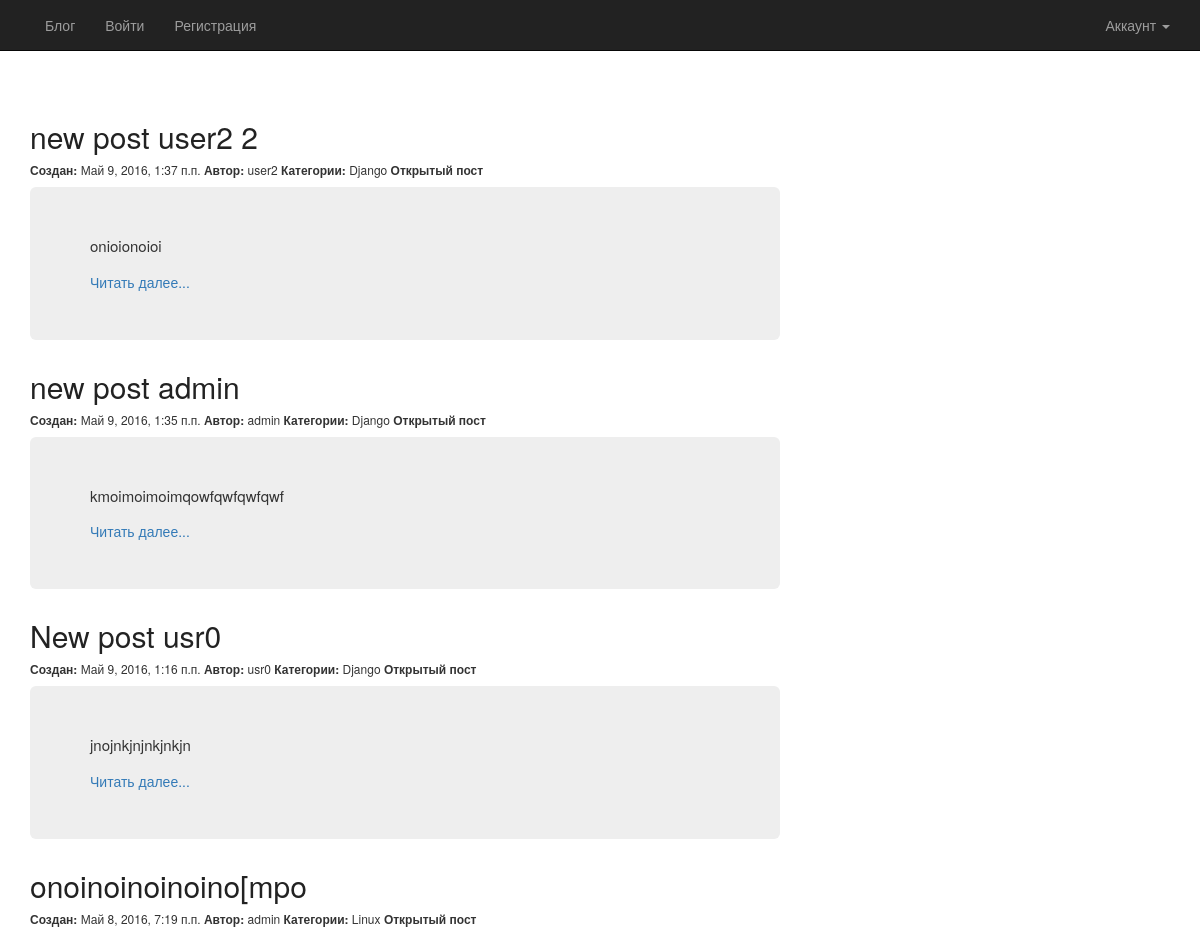
/ (upper part), run on an earlier commit of the app's database.
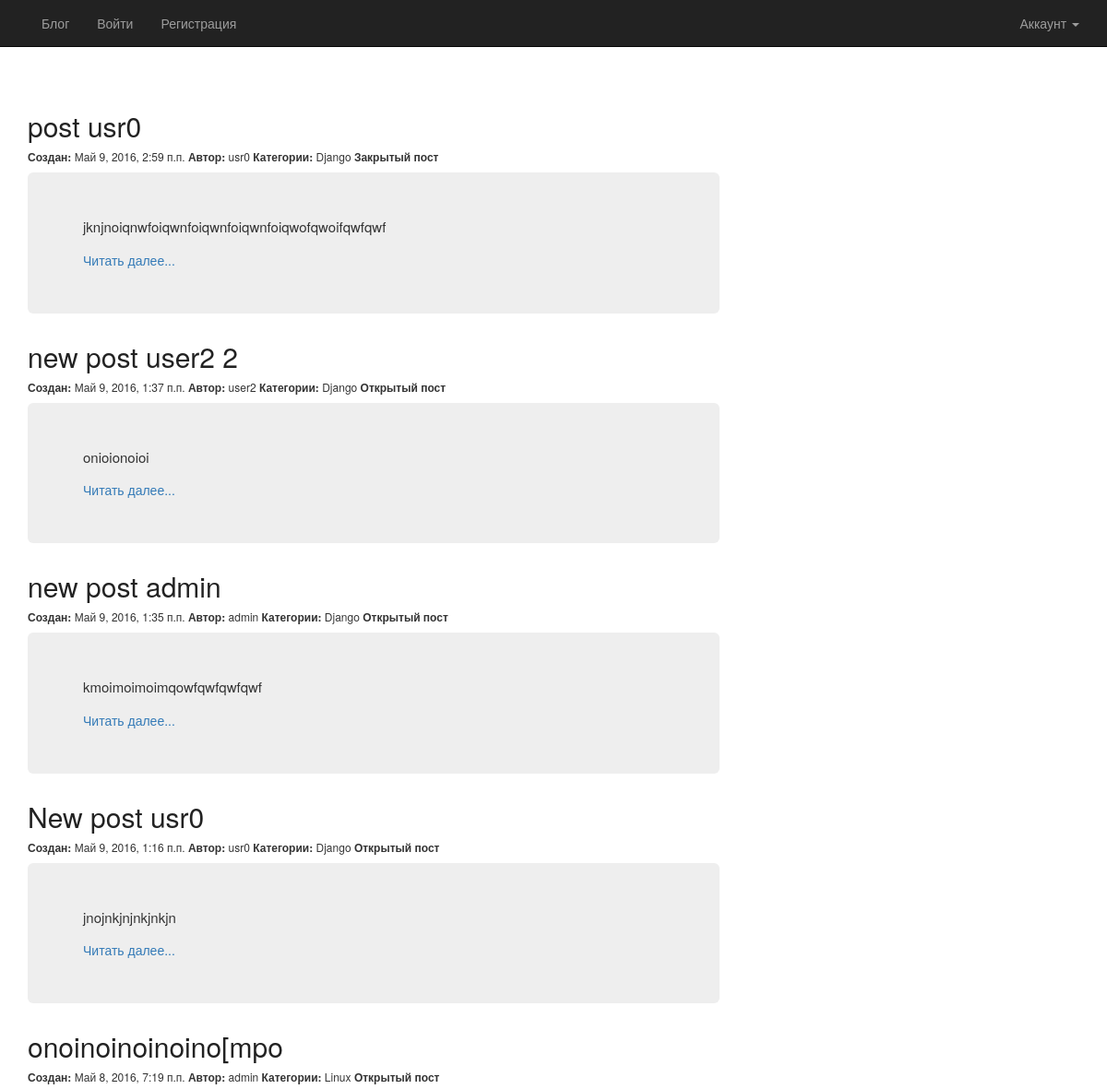
And on a later commit of the database.
### blog/models.py (models this page shows, shortened)
class Article(models.Model):
    article_title = models.CharField(max_length=100)
    article_text = models.TextField()
    article_date_create = models.DateTimeField(default=timezone.now)
    article_date_modify = models.DateTimeField(default=timezone.now)
    article_access = models.BooleanField(default=True)
    article_autor = models.ForeignKey(User)
    article_tag = models.ManyToManyField(Tags)
    article_count = models.ManyToManyField('CountArticle')

class Tags(models.Model):
    tags_name = models.CharField(max_length=50)
    def __str__(self):
        return self.tags_name

### blog/views.py (the view)
# urls.py: url(r'^$', views.HomeView.as_view(), name='home'),
class HomeView(generic.ListView):
    template_name = 'blog/home.html'
    context_object_name = 'post_blog'
    def get_queryset(self):
        return Article.objects.order_by('-article_date_create').all()

### blog/context_processors.py (called while the page is built, shortened)
def total_count(request):
    return {}

### blog/templates/blog/home.html (shortened to what this page needs)
{% load staticfiles %}
<!DOCTYPE html>
<html lang="ru">
<head>
    {% block load_css %}
      <link href="{% static 'blog/css/bootstrap.css' %}" rel="stylesheet">
      <link rel="stylesheet" type="text/css" href="{% static 'blog/style.css' %}">
    {% endblock load_css %}
</head>
<body>
  {% block header %}
    <div class="container-fluit">
      <div class="row">
        <div class="navbar navbar-inverse navbar-fixed-top">
          <div class="container">
            <ul class="nav navbar-nav navbar-right">
              <li class="dropdown">
                <a class="dropdown-toggle" data-toggle="dropdown" role="button" aria-expanded="false">Аккаунт <span class="caret"></span></a>
              </li>
            </ul>
            <div class="collapse navbar-collapse">
              <ul class="nav navbar-nav">
                <li><a href="{% url 'blog:home' %}">Блог</a></li>
                {% if request.user.is_authenticated %}
                  <li><a href="{% url 'blog:edit' %}">Мои посты</a></li>
                  <li><a href="{% url 'blog:newpost' %}">Новый пост</a></li>
                  <li><a href="{% url 'blog:logout' %}">Выйти</a></li>
                {% else %}
                  <li><a href="{% url 'blog:login' %}">Войти</a></li>
                  <li><a href="{% url 'blog:reg' %}">Регистрация</a></li>
                {% endif %}
              </ul>
            </div>
          </div>
        </div>
      </div>
    </div>
  {% endblock header %}
  {% block post %}
    {% if post_blog %}
      <div class="container blog-post">
        <div class="row">
          <div class="col-lg-8 col-md-8">
            {% for x in post_blog %}
              <div>
                <h2 class="article-title">
                  <a class="article-title" href="{% url 'blog:full' x.id %}"> {{ x.article_title }} </a>
                </h2>
              </div>
              <h6>
                <b>Создан:</b> {{ x.article_date_create }}
                <b>Автор:</b> {{ x.article_autor }}
                <b>Категории:</b>
                {% for tag in x.article_tag.all %}
                  {{ tag }}
                {% endfor %}
                {% if x.article_access %}
                  <b>Открытый пост</b>
                {% else %}
                  <b>Закрытый пост</b>
                {% endif %}
              </h6>
              <div class="jumbotron">
                <p class="text-justify">
                  {{ x.article_text|linebreaksbr|urlize|truncatewords_html:20 }}
                </p>
                <a href="{% url 'blog:full' x.id %}">Читать далее...</a>
              </div>
            {% endfor %}
          </div>
        </div>
      </div>
    {% endif %}
  {% endblock post %}
</body>
</html>

What changed in the data, as far as the page shows it:
added Article: article_title "post usr0", article_date_create "Май 9, 2016, 2:59 п.п.", article_autor "usr0", article_access "Закрытый пост", article_text "jknjnoiqnwfoiqwnfoiqwnfoiqwnfoiqwofqwoifqwfqwf", Tags (tags_name "Django")
